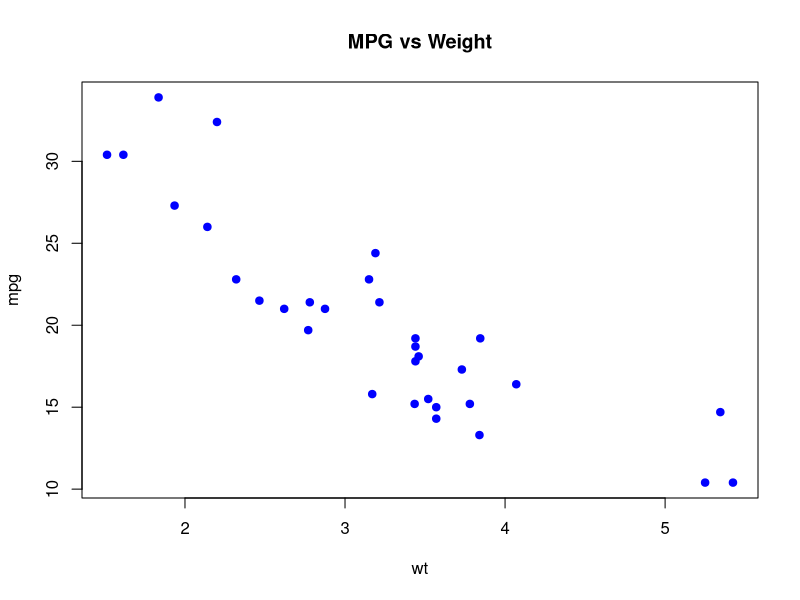
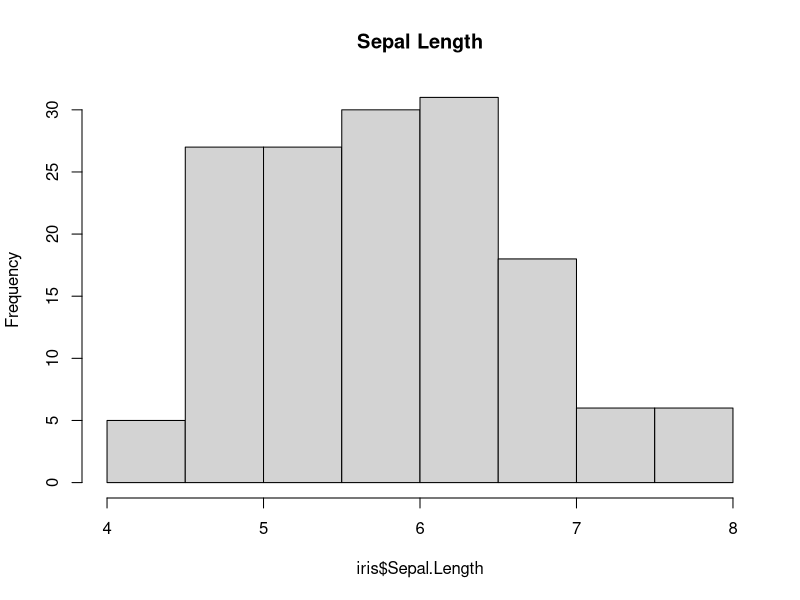
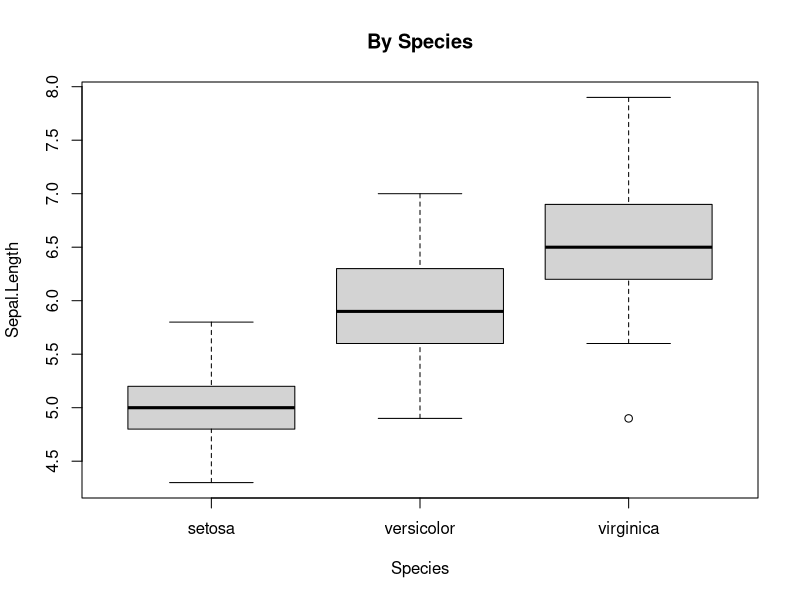
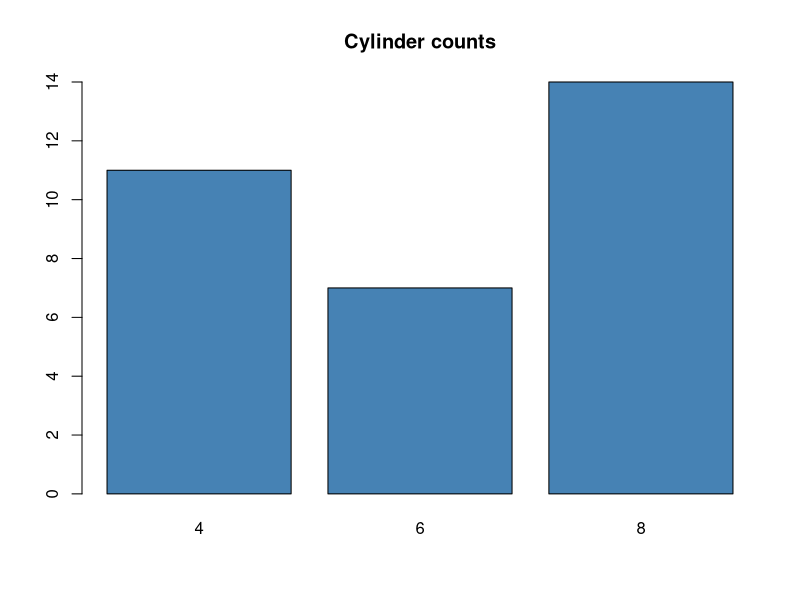
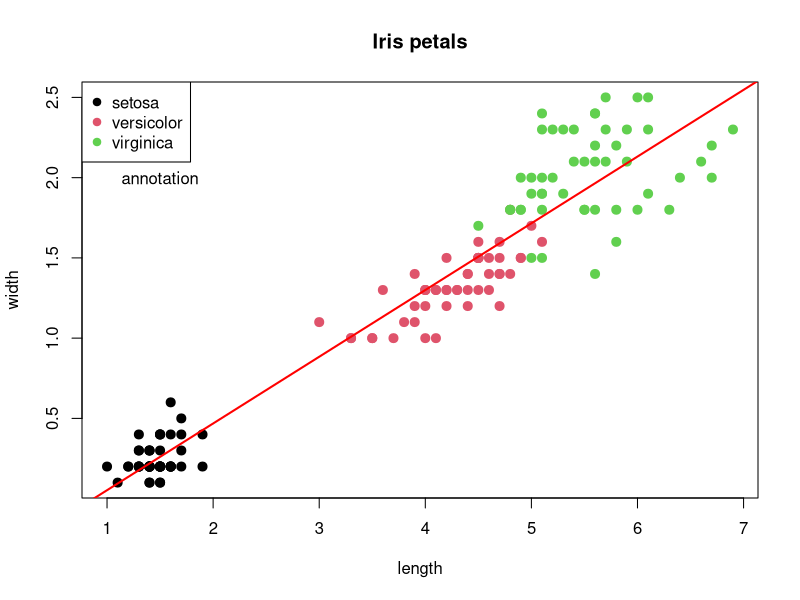
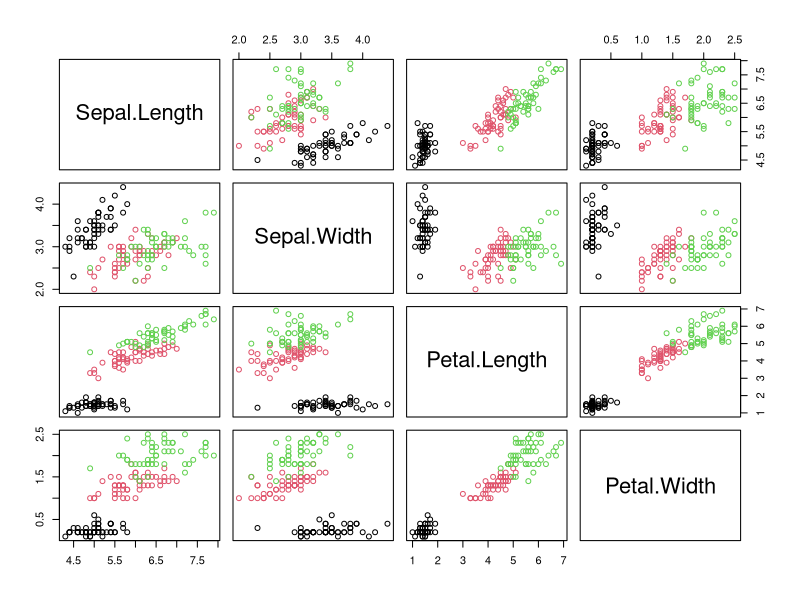
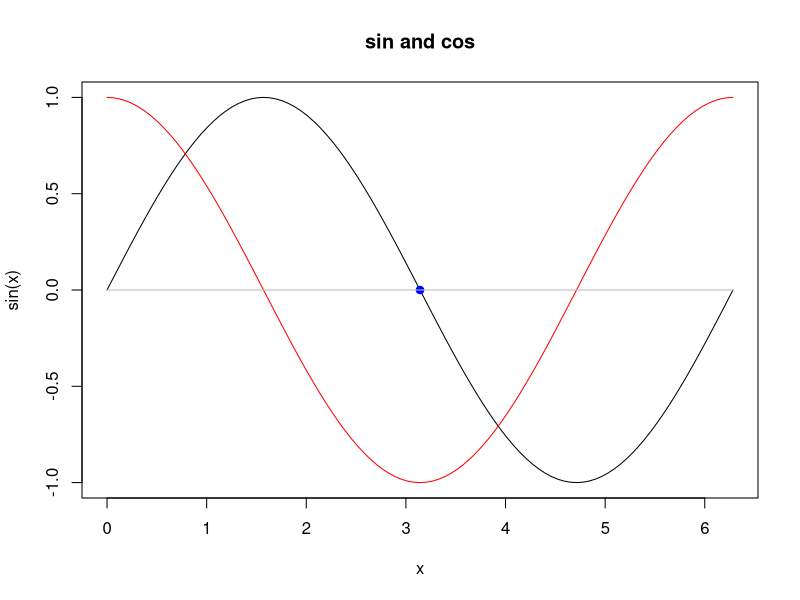

Write the R code that produced these figures, in order.
# ============================================================
#  Graphics suite — exercises every plot type + file devices.
#  Run as a script; writes files into ./gtest/ for inspection.
# ============================================================
cat("=== multi-page PDF: 4 high-level plots ===\n")
pdf("gtest_multi.pdf", width = 7, height = 5)
plot(mtcars$wt, mtcars$mpg, main = "MPG vs Weight", xlab = "wt", ylab = "mpg",
     col = "blue", pch = 19)
hist(iris$Sepal.Length, main = "Sepal Length", col = "lightgray")
boxplot(Sepal.Length ~ Species, data = iris, main = "By Species")
barplot(table(mtcars$cyl), main = "Cylinder counts", col = "steelblue")
dev.off()

cat("=== PNG scatter with overlays ===\n")
png("gtest_scatter.png", width = 640, height = 480)
plot(iris$Petal.Length, iris$Petal.Width,
     col = iris$Species, pch = 19, cex = 1.2,
     main = "Iris petals", xlab = "length", ylab = "width")
abline(lm(Petal.Width ~ Petal.Length, data = iris), col = "red", lwd = 2)
legend("topleft", legend = levels(iris$Species), col = 1:3, pch = 19)
text(1.5, 2.0, "annotation")
dev.off()

cat("=== SVG pairs matrix ===\n")
svg("gtest_pairs.svg")
pairs(iris[1:4], col = iris$Species)
dev.off()

cat("=== SVG curve + overlays ===\n")
svg("gtest_curve.svg")
curve(sin(x), from = 0, to = 2 * pi, main = "sin and cos")
curve(cos(x), add = TRUE, col = "red")
points(pi, 0, col = "blue", pch = 19)
lines(c(0, 2*pi), c(0, 0), col = "gray")
dev.off()

cat("done writing graphics files.\n")
